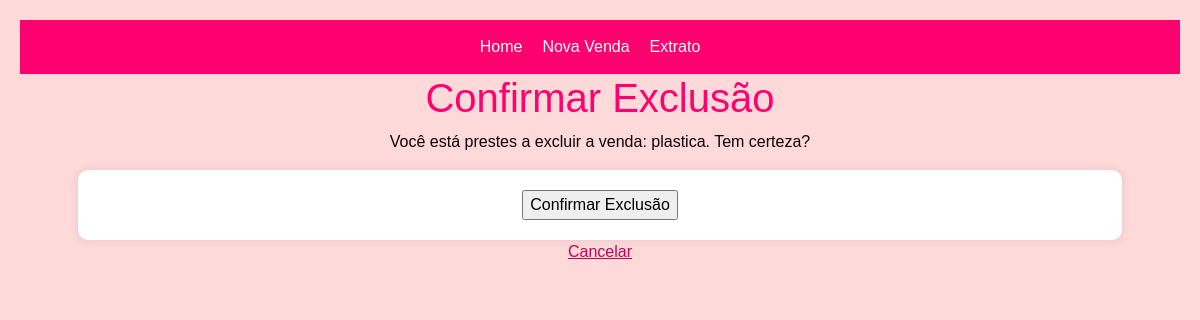
The app's page /appvendas/confirmar_exclusao/25/, older data.
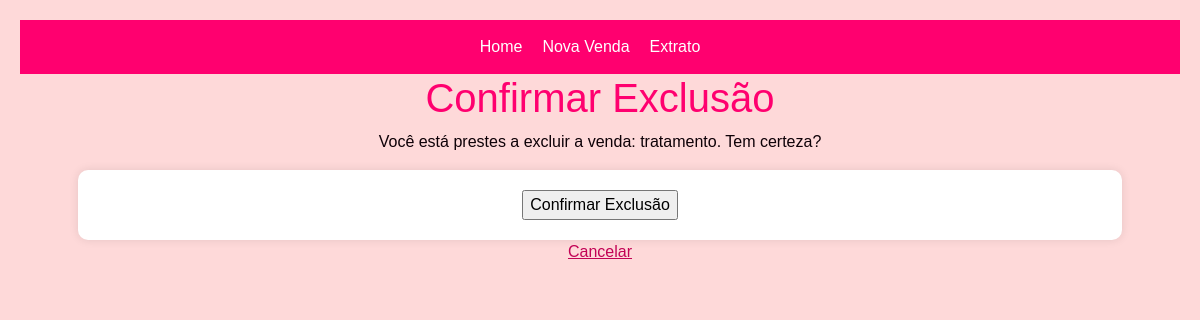
The same page, newer data.
### appvendas/models.py (models this page shows, shortened)
class Venda(models.Model):
    FORMAS_DE_PAGAMENTO = [
        ('pix', 'Pix'),
        ('debito', 'Débito'),
        ('credito_vista', 'Crédito'),
        ('dinheiro', 'Dinheiro'),
        ('troca', 'Troca'),
        ('fiado', 'Fiado'),
    ]
    valor = models.DecimalField(max_digits=10, decimal_places=2)
    forma_pagamento = models.CharField(max_length=20, choices=FORMAS_DE_PAGAMENTO)
    data = models.DateField(auto_now_add=True)
    nome_procedimento =  models.CharField(max_length=100, default=' ')
    nome_cliente = models.CharField(max_length=100, default=' ')

### appvendas/views.py (the view)
# urls.py: path('confirmar_exclusao/<int:venda_id>/', views.confirmar_exclusao, name='confirmar_exclusao'),
def confirmar_exclusao(request, venda_id):
    venda = get_object_or_404(Venda, pk=venda_id)
    return render(request, 'confirmar_exclusao.html', {'venda': venda})

### appvendas/templates/confirmar_exclusao.html (shortened to what this page needs)
{% include 'header.html' %}
<body>
    <h1>Confirmar Exclusão</h1>
    <p>Você está prestes a excluir a venda: {{ venda.nome_procedimento }}. Tem certeza?</p>
    <form action="{% url 'excluir_venda' venda.id %}" method="post">
        <input type="submit" value="Confirmar Exclusão">
    </form>
    <a href="{% url 'listar_vendas' %}">Cancelar</a>
</body>
</html>
{% include 'footer.html' %}

Row changes from the older to the newer data that the page shows:
changed Venda: nome_procedimento "plastica" → "tratamento"
